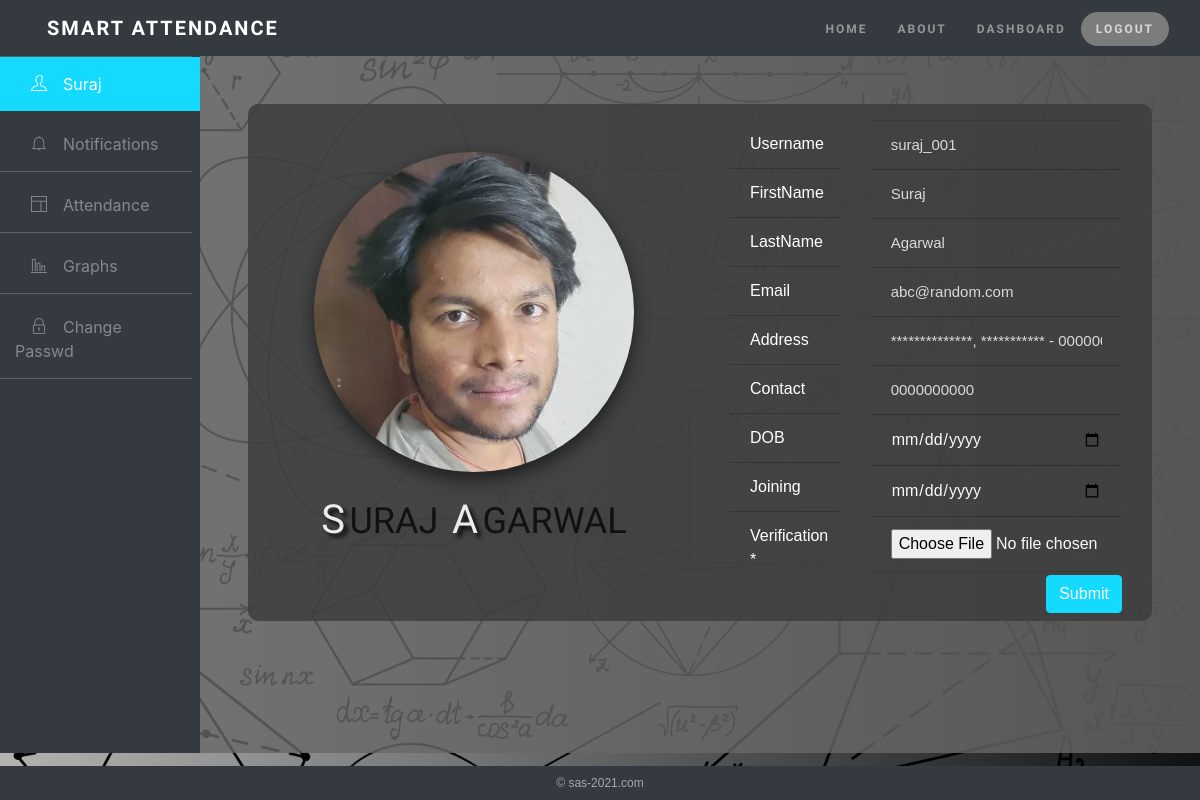
Page /change/ (signed in) on the committed database.
### main/models.py (models this page shows, shortened)
class UserProfile(models.Model):
    user = models.OneToOneField(User, on_delete=models.CASCADE)
    desg = models.CharField(max_length=50, default="")
    image = models.ImageField(upload_to="images", default="")
    branch = models.CharField(max_length=10, default="MCA")
    sem = models.IntegerField(default=1)
    add_line_1 = models.CharField(max_length=50)
    add_line_2 = models.CharField(max_length=50)
    state = models.CharField(max_length=50)
    pin_code = models.CharField(max_length=20, default="")
    phone = models.CharField(max_length=15)
    dob = models.DateTimeField()
    join = models.DateTimeField(auto_now_add=True)

### main/views.py (the view)
# urls.py: path('change/', views.change, name="change"),
def change(request):
    if request.method == "POST":
        previous_req = Request.objects.filter(user_id=request.user.id, is_pending=True)
        if previous_req.count() > 3:
            messages.info(request, 'You can only have 3 pending requests at any time. Please wait till previous requests are reviewed')
            return redirect('/profile')
        data_dict = {
            "username":request.POST['username'],
            "fname":request.POST['fname'],
            "lname":request.POST['lname'],
            "email":request.POST['email'],
            "address":request.POST['address'],
            "contact":request.POST['contact'],
            "dob":request.POST['dob'],
            "join":request.POST['join']
        }
        data = json.dumps(data_dict, sort_keys=True)
        userid = UserProfile.objects.get(user=request.user)
        req = Request(user_id=userid, data=data, file=request.FILES['file'])
        req.save()
        messages.info(request, 'Request made successfully...')
        return redirect('/profile')
    else:
        data = UserProfile.objects.get(user=request.user)
        return render(request, "change.html", {'data': data})

### main/templates/change.html (shortened to what this page needs)
{% extends 'basic/basic.html' %}
{% load static %}
{% block body %}
<div class="row">
    <div class="bg-dark col-md-2">
        <ul id="side-menu">
            <li><a href="/profile" class="links activebar">
                <i class="ti-user mx-3"></i>{{user.first_name}}</a></li>
            <li><a href="/notification" class="links bar">
                <i class="ti-bell mx-3"></i>Notifications</a></li>
            <li><a href="/attendance" class="links bar">
                <i class="ti-layout mx-3"></i>Attendance</a></li>
            <li><a href="/graphs" class="links bar">
                <i class="ti-bar-chart-alt mx-3"></i>Graphs</a></li>
            <li><a href="/cpassword" class="links bar">
                <i class="ti-lock mx-3"></i>Change Passwd</a></li>
        </ul>
    </div>
    <div data-simplebar class="col-md-10 window bg py-5 px-5">
        <div class="row box">
            <div class="my-5 col-md-6">
                <div class="text-center">
                    <img class="image" src={{ data.image.url }}/></br></br>
                    <h2 class="big name">{{request.user.first_name|slice:"0:1"}}</h2>
                    <h2 class="name">{{request.user.first_name|slice:"1:"}}</h2>&nbsp;&nbsp;
                    <h2 class="big name">{{request.user.last_name|slice:"0:1"}}</h2>
                    <h2 class="name">{{request.user.last_name|slice:"1 :"}}</h2>
                </div>
            </div>
            <div class="content col-md-6">
                <div class="row pt-3">
                    <div class="col-md-4">
                        <ul class="list-group list-group-flush">
                            <li class="list-group-item">Username</li>
                            <li class="list-group-item">FirstName</li>
                            <li class="list-group-item">LastName</li>
                            <li class="list-group-item">Email</li>
                            <li class="list-group-item">Address</li>
                            <li class="list-group-item">Contact</li>
                            <li class="list-group-item">DOB</li>
                            <li class="list-group-item">Joining</li>
                            <li class="list-group-item">Verification *</span></li>
                        </ul>
                    </div>
                    <div class="col-md-8">
                        <form action="/change/" method="post" enctype="multipart/form-data">
                            <ul class="list-group list-group-flush">
                                <input type="text" class="text-light list-group-item" name="username" placeholder="{{data.user.username}}">
                                <input type="text" class="text-light list-group-item" name="fname" placeholder="{{data.user.first_name}}">
                                <input type="text" class="text-light list-group-item" name="lname" placeholder="{{data.user.last_name}}">
                                <input type="email" class="text-light list-group-item" name="email" placeholder="{{data.user.email}}">
                                <input type="text" class="text-light list-group-item" name="address" placeholder="{{data.add_line_2}}, {{data.state}} - {{data.pin_code}}">
                                <input type="text" class="text-light   list-group-item" name="contact" placeholder="{{data.phone}}">
                                <input type="date" class="text-light list-group-item" name="dob">
                                <input type="date" class="text-light list-group-item" name="join">
                                <input type="file" class="text-light list-group-item" name="file" required>
                            </ul>
                            <button type="submit" value="Upload" class="mt-1 mb-2 float-right btn btn-primary">Submit</button>
                        </form>
                    </div>
                </div>
            </div>
        </div>
    </div>
</div>
{% include "basic/footerSmall.html" %}
{% endblock %}

### main/static/css/main.css (style rules this page uses)
* { box-sizing: border-box; padding: 0; margin: 0; }
body { margin: 0px; padding: 0px; }
ul { list-style: none; }
a { text-decoration: none; color: rgb(206, 206, 206); }
.cool-background { width: 100%; background: #131313; background: -webkit-linear-gradient(to left, #141414, #b3b3b3); background-image: url("/static/images/s.png"), linear-gradient(to left, #111111, #b3b3b3); background-size: 100%; color: #fff; }
.name { font-family: "Amita" !important; opacity: 0.9; display: inline-flex; font-size: 36px; color: #0c0c0c; text-transform: uppercase; text-shadow: 4px 4px 4px rgb(66, 66, 66); }
.big { font-size: 45px; color: white !important; text-shadow: 4px 4px 4px rgb(0, 0, 0); }
.image { margin-left: auto; margin-right: auto; min-height: 40vh; min-width: 25vh; max-width: 40vh; max-height: auto; border-radius: 100%; box-shadow: 0 8px 16px 0 rgba(0, 0, 0, 0.4), 0 6px 20px 0 rgba(0, 0, 0, 0.19); }
::placeholder { font-size: 10px; font-style: italic; }
.text-center { text-align: center !important; }
.col-md-2 { margin: 0%; padding: 0%; }
.row { margin: 0% !important; }
.links { width: 100%; margin: 0; padding: 0%; position: relative; cursor: pointer; display: inline-block; overflow: hidden; -webkit-tap-highlight-color: transparent; }
#side-menu li a { color: rgba(255, 255, 255, 0.4); text-decoration: none; }
#side-menu > li > a { padding: 15px 30px 15px 15px; }
#side-menu > li > a.activebar { background-color: #13dafe; color: #fff; }
.big { font-size: 40px; color: white !important; text-shadow: 4px 4px 4px rgb(0, 0, 0); }
.content { display: flex; justify-content: center; flex-direction: column; align-items: center; font-family: sans-serif !important; }
.list-group-item { background-color: transparent !important; }
.bg { background: rgba(104, 104, 104, 0.8); }
.window { overflow: auto; min-height: 87.1vh; max-height: 87.1vh; }
::placeholder { color: rgb(168, 168, 168); font-size: 15px; font-style: normal !important; opacity: 0.8; }
.bar { border-bottom: 1px solid; border-color: rgb(95, 95, 95); width: 96%; }
.box { background: rgba(59, 59, 59, 0.8); border-radius: 10px 10px 10px 10px; -webkit-tap-highlight-color: transparent; }
.btn-primary { color: #fff; background-color: #13dafe; border-color: #13dafe; }

### main/templates/change.html (style rules this page uses)
::placeholder { color: white; font-size: 15px; font-style: normal !important; opacity: 0.8; }

### rows in the picture
UserProfile: image (picture), username "suraj_001", fname "Suraj", lname "Agarwal", email "abc@random.com", address "**************, *********** - 000000", contact "0000000000"

### other values in the picture
{{ user.first_name }} "Suraj"
{{ request.user.first_name|slice:"0:1" }} "S"
{{ request.user.first_name|slice:"1:" }} "URAJ"
{{ request.user.last_name|slice:"0:1" }} "A"
{{ request.user.last_name|slice:"1 :" }} "GARWAL"
